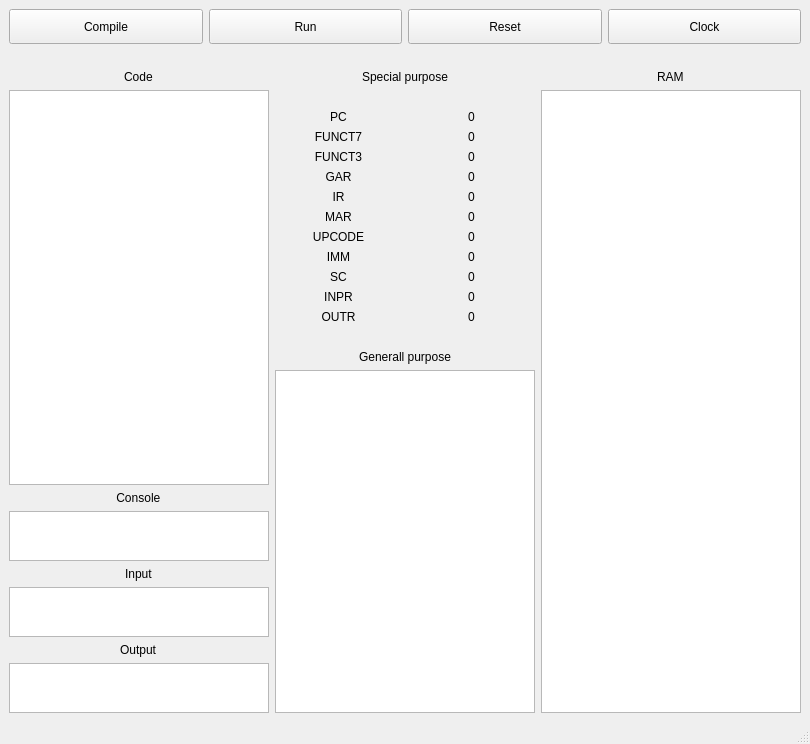
<?xml version="1.0" encoding="UTF-8"?>
<ui version="4.0">
 <class>MainWindow</class>
 <widget class="QMainWindow" name="MainWindow">
  <property name="geometry">
   <rect>
    <x>0</x>
    <y>0</y>
    <width>810</width>
    <height>744</height>
   </rect>
  </property>
  <property name="windowTitle">
   <string>MainWindow</string>
  </property>
  <widget class="QWidget" name="centralwidget">
   <layout class="QGridLayout" name="gridLayout_3">
    <item row="1" column="0">
     <spacer name="verticalSpacer_5">
      <property name="orientation">
       <enum>Qt::Horizontal</enum>
      </property>
      <property name="sizeHint" stdset="0">
       <size>
        <width>40</width>
        <height>20</height>
       </size>
      </property>
     </spacer>
    </item>
    <item row="2" column="1">
     <layout class="QVBoxLayout" name="verticalLayout_3">
      <item>
       <widget class="QLabel" name="label_8">
        <property name="text">
         <string>Special purpose</string>
        </property>
        <property name="alignment">
         <set>Qt::AlignCenter</set>
        </property>
       </widget>
      </item>
      <item>
       <spacer name="horizontalSpacer">
        <property name="orientation">
         <enum>Qt::Horizontal</enum>
        </property>
        <property name="sizeHint" stdset="0">
         <size>
          <width>40</width>
          <height>20</height>
         </size>
        </property>
       </spacer>
      </item>
      <item>
       <layout class="QGridLayout" name="gridLayout_2">
        <item row="6" column="0">
         <widget class="QLabel" name="label_24">
          <property name="text">
           <string>UPCODE</string>
          </property>
          <property name="textFormat">
           <enum>Qt::MarkdownText</enum>
          </property>
          <property name="alignment">
           <set>Qt::AlignCenter</set>
          </property>
         </widget>
        </item>
        <item row="10" column="1">
         <widget class="QLabel" name="outr_label">
          <property name="text">
           <string>0</string>
          </property>
          <property name="textFormat">
           <enum>Qt::MarkdownText</enum>
          </property>
          <property name="alignment">
           <set>Qt::AlignCenter</set>
          </property>
         </widget>
        </item>
        <item row="7" column="0">
         <widget class="QLabel" name="label_14">
          <property name="text">
           <string>IMM</string>
          </property>
          <property name="textFormat">
           <enum>Qt::MarkdownText</enum>
          </property>
          <property name="alignment">
           <set>Qt::AlignCenter</set>
          </property>
         </widget>
        </item>
        <item row="6" column="1">
         <widget class="QLabel" name="upcode_label">
          <property name="text">
           <string>0</string>
          </property>
          <property name="textFormat">
           <enum>Qt::MarkdownText</enum>
          </property>
          <property name="alignment">
           <set>Qt::AlignCenter</set>
          </property>
         </widget>
        </item>
        <item row="4" column="1">
         <widget class="QLabel" name="ir_label">
          <property name="text">
           <string>0</string>
          </property>
          <property name="textFormat">
           <enum>Qt::MarkdownText</enum>
          </property>
          <property name="alignment">
           <set>Qt::AlignCenter</set>
          </property>
         </widget>
        </item>
        <item row="10" column="0">
         <widget class="QLabel" name="label_29">
          <property name="text">
           <string>OUTR</string>
          </property>
          <property name="textFormat">
           <enum>Qt::MarkdownText</enum>
          </property>
          <property name="alignment">
           <set>Qt::AlignCenter</set>
          </property>
         </widget>
        </item>
        <item row="1" column="0">
         <widget class="QLabel" name="label_22">
          <property name="text">
           <string>FUNCT7</string>
          </property>
          <property name="textFormat">
           <enum>Qt::MarkdownText</enum>
          </property>
          <property name="alignment">
           <set>Qt::AlignCenter</set>
          </property>
         </widget>
        </item>
        <item row="2" column="0">
         <widget class="QLabel" name="label_20">
          <property name="text">
           <string>FUNCT3</string>
          </property>
          <property name="textFormat">
           <enum>Qt::MarkdownText</enum>
          </property>
          <property name="alignment">
           <set>Qt::AlignCenter</set>
          </property>
         </widget>
        </item>
        <item row="7" column="1">
         <widget class="QLabel" name="imm_label">
          <property name="text">
           <string>0</string>
          </property>
          <property name="textFormat">
           <enum>Qt::MarkdownText</enum>
          </property>
          <property name="alignment">
           <set>Qt::AlignCenter</set>
          </property>
         </widget>
        </item>
        <item row="3" column="1">
         <widget class="QLabel" name="gar_label">
          <property name="text">
           <string>0</string>
          </property>
          <property name="textFormat">
           <enum>Qt::MarkdownText</enum>
          </property>
          <property name="alignment">
           <set>Qt::AlignCenter</set>
          </property>
         </widget>
        </item>
        <item row="3" column="0">
         <widget class="QLabel" name="label_16">
          <property name="text">
           <string>GAR</string>
          </property>
          <property name="textFormat">
           <enum>Qt::MarkdownText</enum>
          </property>
          <property name="alignment">
           <set>Qt::AlignCenter</set>
          </property>
         </widget>
        </item>
        <item row="8" column="1">
         <widget class="QLabel" name="sc_label">
          <property name="text">
           <string>0</string>
          </property>
          <property name="textFormat">
           <enum>Qt::MarkdownText</enum>
          </property>
          <property name="alignment">
           <set>Qt::AlignCenter</set>
          </property>
         </widget>
        </item>
        <item row="0" column="0">
         <widget class="QLabel" name="label_9">
          <property name="text">
           <string>PC</string>
          </property>
          <property name="textFormat">
           <enum>Qt::MarkdownText</enum>
          </property>
          <property name="alignment">
           <set>Qt::AlignCenter</set>
          </property>
         </widget>
        </item>
        <item row="5" column="1">
         <widget class="QLabel" name="mar_label">
          <property name="maximumSize">
           <size>
            <width>217</width>
            <height>16777215</height>
           </size>
          </property>
          <property name="text">
           <string>0</string>
          </property>
          <property name="textFormat">
           <enum>Qt::MarkdownText</enum>
          </property>
          <property name="alignment">
           <set>Qt::AlignCenter</set>
          </property>
         </widget>
        </item>
        <item row="2" column="1">
         <widget class="QLabel" name="funct3_label">
          <property name="text">
           <string>0</string>
          </property>
          <property name="textFormat">
           <enum>Qt::MarkdownText</enum>
          </property>
          <property name="alignment">
           <set>Qt::AlignCenter</set>
          </property>
         </widget>
        </item>
        <item row="9" column="0">
         <widget class="QLabel" name="label_28">
          <property name="text">
           <string>INPR</string>
          </property>
          <property name="textFormat">
           <enum>Qt::MarkdownText</enum>
          </property>
          <property name="alignment">
           <set>Qt::AlignCenter</set>
          </property>
         </widget>
        </item>
        <item row="4" column="0">
         <widget class="QLabel" name="label_18">
          <property name="text">
           <string>IR</string>
          </property>
          <property name="textFormat">
           <enum>Qt::MarkdownText</enum>
          </property>
          <property name="alignment">
           <set>Qt::AlignCenter</set>
          </property>
         </widget>
        </item>
        <item row="8" column="0">
         <widget class="QLabel" name="label_26">
          <property name="text">
           <string>SC</string>
          </property>
          <property name="textFormat">
           <enum>Qt::MarkdownText</enum>
          </property>
          <property name="alignment">
           <set>Qt::AlignCenter</set>
          </property>
         </widget>
        </item>
        <item row="5" column="0">
         <widget class="QLabel" name="label_6">
          <property name="text">
           <string>MAR</string>
          </property>
          <property name="textFormat">
           <enum>Qt::MarkdownText</enum>
          </property>
          <property name="alignment">
           <set>Qt::AlignCenter</set>
          </property>
         </widget>
        </item>
        <item row="0" column="1">
         <widget class="QLabel" name="pc_label">
          <property name="text">
           <string>0</string>
          </property>
          <property name="textFormat">
           <enum>Qt::MarkdownText</enum>
          </property>
          <property name="alignment">
           <set>Qt::AlignCenter</set>
          </property>
         </widget>
        </item>
        <item row="1" column="1">
         <widget class="QLabel" name="funct7_label">
          <property name="text">
           <string>0</string>
          </property>
          <property name="textFormat">
           <enum>Qt::MarkdownText</enum>
          </property>
          <property name="alignment">
           <set>Qt::AlignCenter</set>
          </property>
         </widget>
        </item>
        <item row="9" column="1">
         <widget class="QLabel" name="inpr_label">
          <property name="text">
           <string>0</string>
          </property>
          <property name="textFormat">
           <enum>Qt::MarkdownText</enum>
          </property>
          <property name="alignment">
           <set>Qt::AlignCenter</set>
          </property>
         </widget>
        </item>
       </layout>
      </item>
      <item>
       <spacer name="verticalSpacer_4">
        <property name="orientation">
         <enum>Qt::Horizontal</enum>
        </property>
        <property name="sizeType">
         <enum>QSizePolicy::Minimum</enum>
        </property>
        <property name="sizeHint" stdset="0">
         <size>
          <width>40</width>
          <height>20</height>
         </size>
        </property>
       </spacer>
      </item>
      <item>
       <widget class="QLabel" name="label_4">
        <property name="text">
         <string>Generall purpose</string>
        </property>
        <property name="alignment">
         <set>Qt::AlignCenter</set>
        </property>
       </widget>
      </item>
      <item>
       <widget class="QTableView" name="tableView"/>
      </item>
     </layout>
    </item>
    <item row="2" column="2">
     <layout class="QVBoxLayout" name="verticalLayout_2">
      <item alignment="Qt::AlignHCenter">
       <widget class="QLabel" name="label_5">
        <property name="text">
         <string>RAM</string>
        </property>
       </widget>
      </item>
      <item>
       <widget class="QTableView" name="ram_table">
        <property name="tabletTracking">
         <bool>false</bool>
        </property>
        <attribute name="horizontalHeaderCascadingSectionResizes">
         <bool>true</bool>
        </attribute>
       </widget>
      </item>
     </layout>
    </item>
    <item row="0" column="0" colspan="3">
     <layout class="QHBoxLayout" name="horizontalLayout">
      <item>
       <widget class="QPushButton" name="compile_btn">
        <property name="minimumSize">
         <size>
          <width>0</width>
          <height>35</height>
         </size>
        </property>
        <property name="text">
         <string>Compile</string>
        </property>
       </widget>
      </item>
      <item>
       <widget class="QPushButton" name="run_btn">
        <property name="minimumSize">
         <size>
          <width>0</width>
          <height>35</height>
         </size>
        </property>
        <property name="text">
         <string>Run</string>
        </property>
       </widget>
      </item>
      <item>
       <widget class="QPushButton" name="reset_btn">
        <property name="minimumSize">
         <size>
          <width>0</width>
          <height>35</height>
         </size>
        </property>
        <property name="text">
         <string>Reset</string>
        </property>
       </widget>
      </item>
      <item>
       <widget class="QPushButton" name="clock_btn">
        <property name="minimumSize">
         <size>
          <width>0</width>
          <height>35</height>
         </size>
        </property>
        <property name="text">
         <string>Clock</string>
        </property>
       </widget>
      </item>
     </layout>
    </item>
    <item row="2" column="0">
     <layout class="QVBoxLayout" name="verticalLayout">
      <item alignment="Qt::AlignHCenter|Qt::AlignVCenter">
       <widget class="QLabel" name="label">
        <property name="text">
         <string>Code</string>
        </property>
       </widget>
      </item>
      <item>
       <widget class="QTextEdit" name="code_field">
        <property name="minimumSize">
         <size>
          <width>0</width>
          <height>200</height>
         </size>
        </property>
       </widget>
      </item>
      <item alignment="Qt::AlignHCenter">
       <widget class="QLabel" name="label_2">
        <property name="text">
         <string> Console </string>
        </property>
       </widget>
      </item>
      <item>
       <widget class="QPlainTextEdit" name="console_field">
        <property name="maximumSize">
         <size>
          <width>16777215</width>
          <height>50</height>
         </size>
        </property>
        <property name="readOnly">
         <bool>true</bool>
        </property>
       </widget>
      </item>
      <item alignment="Qt::AlignHCenter">
       <widget class="QLabel" name="label_3">
        <property name="text">
         <string>Input</string>
        </property>
       </widget>
      </item>
      <item>
       <widget class="QTextEdit" name="input_field">
        <property name="maximumSize">
         <size>
          <width>16777215</width>
          <height>50</height>
         </size>
        </property>
       </widget>
      </item>
      <item alignment="Qt::AlignHCenter">
       <widget class="QLabel" name="label_7">
        <property name="text">
         <string>Output</string>
        </property>
       </widget>
      </item>
      <item>
       <widget class="QPlainTextEdit" name="output_field">
        <property name="maximumSize">
         <size>
          <width>16777215</width>
          <height>50</height>
         </size>
        </property>
        <property name="readOnly">
         <bool>true</bool>
        </property>
       </widget>
      </item>
     </layout>
    </item>
   </layout>
  </widget>
  <widget class="QMenuBar" name="menubar">
   <property name="geometry">
    <rect>
     <x>0</x>
     <y>0</y>
     <width>810</width>
     <height>25</height>
    </rect>
   </property>
  </widget>
  <widget class="QStatusBar" name="statusbar"/>
 </widget>
 <resources/>
 <connections/>
</ui>
